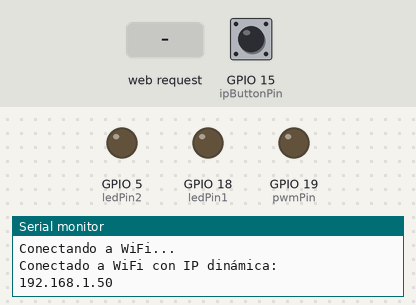
The sketch below on a simulated ESP32. Shown: output pins drawn as LEDs (lit = HIGH), the last lines printed to the serial monitor. The inputs (shaded band) are chosen by the test bench; at power-on: GPIO 15 (ipButtonPin) HIGH. WiFi joins after 1.5 s; servers stay silent unless stated.

Above: at 3.3 s.
3.4 s: HTTP request GET /pwm?pin=1&state=1&value=1 received
At 4.5 s:
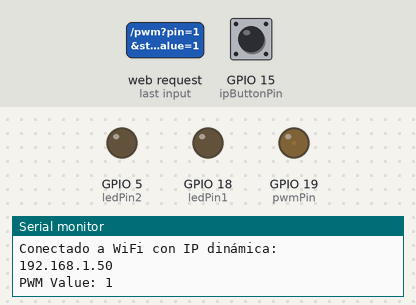
4.9 s: HTTP request GET /pwm?pin=120&state=120&value=120 received
At 5.6 s:
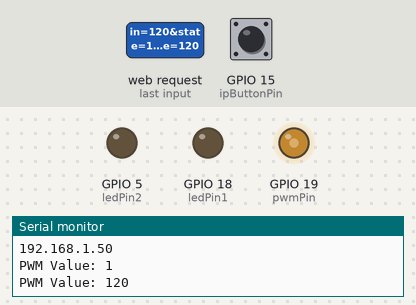
Timing chart, 0 to 7.9 s (numbered marks = the images above; inputs shaded):
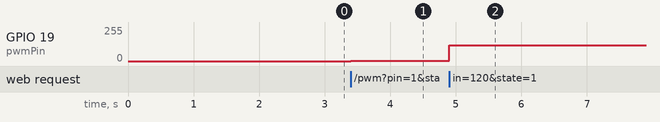

The sketch:

ESP32_Servidor_WiFi.ino
```cpp
#include <WiFi.h>
#include <WebServer.h>

const char* ssid = "INFINITUM19E4"; // Reemplaza con tu SSID
const char* password = "A9S6kGA3Qd"; // Reemplaza con tu contraseña
//const char* ssid = "BUAP_Estudiantes";  // Enter SSID here
//const char* password = "f85ac21de4";  //Enter Password here

WebServer server(80);

const int ledPin1 = 18; // Pin para el LED 1
const int ledPin2 = 5;  // Pin para el LED 2
const int pwmPin = 19;  // Pin para PWM control del brillo del LED
const int analogPin = 34; // Pin para la entrada ADC
const int ipButtonPin = 15; // Pin para el botón que cambia entre IP estática y dinámica

IPAddress staticIP(192, 168, 1, 184); // Dirección IP estática
IPAddress gateway(192, 168, 1, 1);
IPAddress subnet(255, 255, 255, 0);

bool useStaticIP = false; // Variable para alternar entre IP estática y dinámica
int lastButtonState = HIGH; // Estado anterior del botón

void setup() {
  Serial.begin(115200);
  pinMode(ledPin1, OUTPUT);
  pinMode(ledPin2, OUTPUT);
  pinMode(pwmPin, OUTPUT);
  pinMode(ipButtonPin, INPUT_PULLUP); // Configuración del pin del botón

  connectWiFi();

  // Manejo de peticiones
  server.on("/", HTTP_GET, handleRoot);
  server.on("/led", HTTP_GET, handleLedControl);
  server.on("/analog", HTTP_GET, handleAnalogRead);
  server.on("/pwm", HTTP_GET, handlePwmControl); // Control para el brillo del LED por PWM
  server.begin();
}

void loop() {
  server.handleClient();

  int buttonState = digitalRead(ipButtonPin);
  if (buttonState == LOW && lastButtonState == HIGH) { // Detecta el cambio de estado del botón
    delay(50); // Anti-rebote
    useStaticIP = !useStaticIP; // Cambia entre IP estática y dinámica
    connectWiFi(); // Reconecta con la nueva configuración de IP
  }
  lastButtonState = buttonState;
}

void connectWiFi() {
  WiFi.disconnect(true); // Desconecta de cualquier conexión previa
  delay(100);

  if (useStaticIP) {
    WiFi.config(staticIP, gateway, subnet);
    Serial.println("Configurando IP estática...");
  } else {
    WiFi.config(INADDR_NONE, INADDR_NONE, INADDR_NONE); // Configuración para IP dinámica
    Serial.println("Configurando IP dinámica...");
  }

  WiFi.begin(ssid, password);
  while (WiFi.status() != WL_CONNECTED) {
    delay(1000);
    Serial.println("Conectando a WiFi...");
  }

  Serial.print("Conectado a WiFi con ");
  Serial.println(useStaticIP ? "IP estática: " : "IP dinámica: ");
  Serial.println(WiFi.localIP());
}

void handleRoot() {
  String html = "<!DOCTYPE html><html lang='es'><head>"
                "<meta charset='UTF-8'><meta name='viewport' content='width=device-width, initial-scale=1.0'>"
                "<title>Control de LEDs y Entrada Analógica</title>"
                "<style>"
                "body { font-family: Arial, sans-serif; margin: 0; padding: 0; background-color: #f0f0f0; text-align: center; }"
                ".container { max-width: 900px; margin: 50px auto; padding: 20px; background-color: #fff; border-radius: 10px; box-shadow: 0 4px 8px rgba(0, 0, 0, 0.1); }"
                "h1 { color: #333; }"
                "button, input[type='text'] { margin: 10px; padding: 10px 20px; font-size: 16px; border-radius: 5px; border: none; background-color: #007BFF; color: white; cursor: pointer; }"
                "input[type='text'] { width: 100px; }"
                "button:hover { background-color: #0056b3; }"
                "img { margin-top: 20px; max-width: 100%; height: auto; border-radius: 10px; }"
                "</style>"
                "</head><body>"
                "<div class='container'>"
                "<h1>Control de LEDs y Entrada Analógica</h1>"

                // Image added here
                "<img src='https://www.talent-network.org/comunidades/wp-content/uploads/2019/07/TN-comunidades-FCE-BUAP.png' alt='BUAP Logo' />"

                "<h3>Control de LED en Pin 18</h3>"
                "<button onclick=\"fetch('/led?pin=18&state=on')\">LED On</button>"
                "<button onclick=\"fetch('/led?pin=18&state=off')\">LED Off</button>"

                "<h3>Control de LED en Pin 5</h3>"
                "<button onclick=\"fetch('/led?pin=5&state=on')\">LED On</button>"
                "<button onclick=\"fetch('/led?pin=5&state=off')\">LED Off</button>"

                "<h3>Control de Brillo (PWM) en Pin 19</h3>"
                "<input type='text' id='pwmInput' placeholder='0-255' />"
                "<button onclick='setPwm()'>Aplicar PWM</button>"
                "<p>Brillo PWM: <span id='pwmValue'>128</span></p>"

                "<h3>Entrada Analógica</h3>"
                "<button onclick=\"getAnalogValue()\">Mostrar Valor</button>"
                "<p id='analogValue'>Valor: -</p>"

                // Muestra la IP y el tipo en la interfaz
                "<h3>Conexión de Red</h3>"
                "<p>IP: " + WiFi.localIP().toString() + "</p>"
                "<p>Tipo de IP: " + String(useStaticIP ? "Estática" : "Dinámica") + "</p>"

                "</div>"
                "<script>"
                "function setPwm() {"
                "  let pwmValue = document.getElementById('pwmInput').value;"
                "  if (!isNaN(pwmValue) && pwmValue >= 0 && pwmValue <= 255) {"
                "    document.getElementById('pwmValue').innerText = pwmValue;"
                "    fetch('/pwm?value=' + pwmValue);"
                "  } else {"
                "    alert('Por favor, ingresa un valor entre 0 y 255');"
                "  }"
                "}"
                "function getAnalogValue() {"
                "  fetch('/analog')"
                "    .then(response => response.text())"
                "    .then(data => {"
                "      document.getElementById('analogValue').innerText = 'Valor: ' + data;"
                "    });"
                "}"
                "</script>"
                "</body></html>";

  server.send(200, "text/html", html);
}

void handleLedControl() {
  String pinStr = server.arg("pin");
  String state = server.arg("state");

  if (pinStr == "18") {
    digitalWrite(ledPin1, state == "on" ? HIGH : LOW);
    Serial.println("LED en pin 18 " + String(state == "on" ? "encendido" : "apagado"));
  } else if (pinStr == "5") {
    digitalWrite(ledPin2, state == "on" ? HIGH : LOW);
    Serial.println("LED en pin 5 " + String(state == "on" ? "encendido" : "apagado"));
  }
  server.send(200, "text/plain", "LED " + state);
}

void handlePwmControl() {
  String pwmValue = server.arg("value");
  int pwm = pwmValue.toInt();
  analogWrite(pwmPin, pwm); // Ajusta el brillo del LED con PWM
  Serial.println("PWM Value: " + pwmValue);
  server.send(200, "text/plain", "PWM ajustado a " + pwmValue);
}

void handleAnalogRead() {
  int analogValue = analogRead(analogPin);  // Lectura del pin ADC
  Serial.println(analogValue);
  server.send(200, "text/plain", String(analogValue));
}
```

Measured:
- after the input at 3.4 s, GPIO 19 (pwmPin): 0/255 → 1/255 at once
- after the input at 4.9 s, GPIO 19 (pwmPin): 1/255 → 120/255 at once
